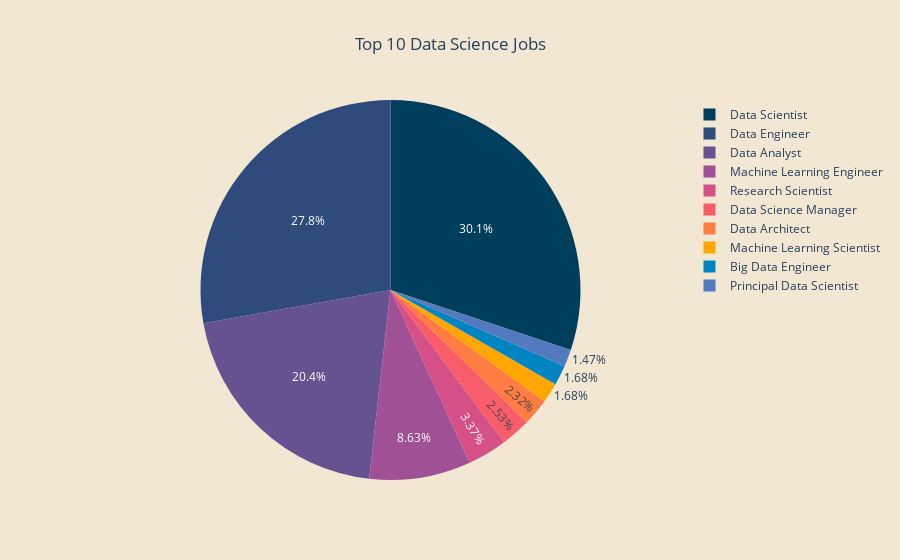

Notebook source saved alongside this figure:
### Markdown cell above
### Market Distribution of Data Science Jobs

### Code cell
fig = px.pie(top10_jobs,
             values='job_count',
             names='job_title',
             title='Distribution of job positions',
             color_discrete_sequence=colors)
fig.update_layout(title={'text': 'Top 10 Data Science Jobs',
                         'xanchor': 'center', 'x': 0.5},
                  plot_bgcolor='#f1e7d2',
                  paper_bgcolor='#f1e7d2')
fig.show()

### Figure 1 — Plotly figure (JSON) as saved in the notebook; plotly's stock layout.template omitted (floating-point values rounded to 4 significant figures)
{"data": [{"domain": {"x": [0, 1], "y": [0, 1]}, "hovertemplate": "job_title=%{label}<br>job_count=%{value}<extra></extra>", "labels": ["Data Scientist", "Data Engineer", "Data Analyst", "Machine Learning Engineer", "Research Scientist", "Data Science Manager", "Data Architect", "Machine Learning Scientist", "Big Data Engineer", "Principal Data Scientist"], "legendgroup": "", "name": "", "showlegend": true, "type": "pie", "values": [143, 132, 97, 41, 16, 12, 11, 8, 8, 7]}], "layout": {"legend": {"tracegroupgap": 0}, "paper_bgcolor": "#f1e7d2", "piecolorway": ["#003f5c", "#2f4b7c", "#665191", "#a05195", "#d45087", "#f95d6a", "#ff7c43", "#ffa600"], "plot_bgcolor": "#f1e7d2", "title": {"text": "Top 10 Data Science Jobs", "x": 0.5, "xanchor": "center"}}}
